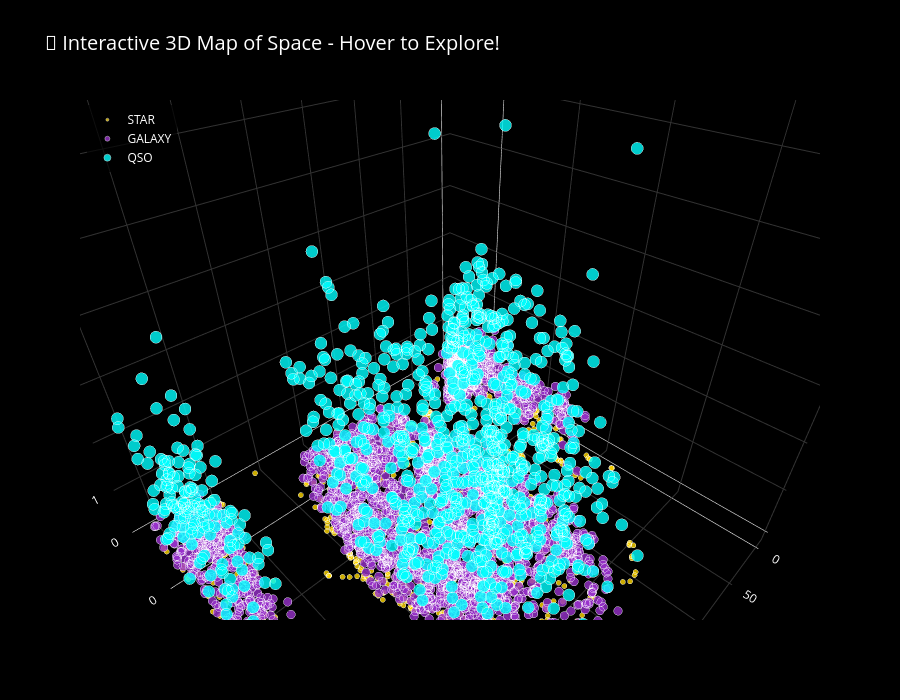

This figure's notebook cell:
### Markdown cell above
### 3.5 ⭐ Interactive 3D Space Map

### Code cell
# Interactive 3D visualization
sample = df.sample(5000, random_state=42)  # Sample for performance

# Create hover text with details
sample['hover_text'] = (
    '<b>Class: ' + sample['class'] + '</b><br>' +
    '───────────────<br>' +
    '<b>Distance Info:</b><br>' +
    'Redshift: ' + sample['redshift'].round(4).astype(str) + '<br>' +
    '───────────────<br>' +
    '<b>Light Measurements:</b><br>' +
    'u (Ultraviolet): ' + sample['u'].round(2).astype(str) + '<br>' +
    'g (Green): ' + sample['g'].round(2).astype(str) + '<br>' +
    'r (Red): ' + sample['r'].round(2).astype(str) + '<br>' +
    'i (Infrared): ' + sample['i'].round(2).astype(str) + '<br>' +
    'z (Far-IR): ' + sample['z'].round(2).astype(str) + '<br>' +
    '───────────────<br>' +
    '<b>Sky Position:</b><br>' +
    'RA: ' + sample['alpha'].round(2).astype(str) + '°<br>' +
    'Dec: ' + sample['delta'].round(2).astype(str) + '°'
)

# Create 3D plot
fig = go.Figure()

colors_3d = {'STAR': '#FFD700', 'GALAXY': '#9932CC', 'QSO': '#00FFFF'}
sizes_3d = {'STAR': 3, 'GALAXY': 5, 'QSO': 7}

for obj_class in ['STAR', 'GALAXY', 'QSO']:
    subset = sample[sample['class'] == obj_class]
    
    fig.add_trace(go.Scatter3d(
        x=subset['alpha'],
        y=subset['delta'],
        z=subset['redshift'],
        mode='markers',
        name=obj_class,
        marker=dict(
            size=sizes_3d[obj_class],
            color=colors_3d[obj_class],
            opacity=0.8,
            line=dict(width=0.5, color='white')
        ),
        hovertemplate='%{text}<extra></extra>',
        text=subset['hover_text']
    ))

# Style like space
# Style like space
    fig.update_layout(
        title=dict(
            text=' Interactive 3D Map of Space - Hover to Explore!',
            font=dict(size=20, color='white')
        ),
        scene=dict(
            xaxis=dict(title='Right Ascension (°)', backgroundcolor='black', 
                    gridcolor='#333333', color='white'),
            yaxis=dict(title='Declination (°)', backgroundcolor='black', 
                    gridcolor='#333333', color='white'),
            zaxis=dict(title='Redshift (Distance)', backgroundcolor='black', 
                    gridcolor='#333333', color='white'),
            bgcolor='black',
            # ADD THIS PART 
            camera=dict(
                eye=dict(x=0.65, y=0.65, z=0.65)  # Starting zoom level (smaller = closer)
            )
        ),
        #Makes scrolling faster
        scene_dragmode='orbit',
        paper_bgcolor='black',
        font=dict(color='white'),
        legend=dict(yanchor="top", y=0.99, xanchor="left", x=0.01,
                    bgcolor='rgba(0,0,0,0.7)', font=dict(size=12)),
        height=700
    )

fig.show()

print("\n Controls: Drag to rotate | Scroll to zoom | Hover for details")

### Figure 1 — Plotly figure (JSON) as saved in the notebook; plotly's stock layout.template omitted (floating-point values rounded to 4 significant figures; data arrays with more than 128 entries replaced by an {"elided": "..."} marker saying what was removed)
{"data": [{"hovertemplate": "%{text}<extra></extra>", "marker": {"color": "#FFD700", "line": {"color": "white", "width": 0.5}, "opacity": 0.8, "size": 3}, "mode": "markers", "name": "STAR", "text": {"elided": "1089 str values"}, "type": "scatter3d", "x": {"elided": "1089 float values"}, "y": {"elided": "1089 float values"}, "z": {"elided": "1089 float values"}}, {"hovertemplate": "%{text}<extra></extra>", "marker": {"color": "#9932CC", "line": {"color": "white", "width": 0.5}, "opacity": 0.8, "size": 5}, "mode": "markers", "name": "GALAXY", "text": {"elided": "2976 str values"}, "type": "scatter3d", "x": {"elided": "2976 float values"}, "y": {"elided": "2976 float values"}, "z": {"elided": "2976 float values"}}, {"hovertemplate": "%{text}<extra></extra>", "marker": {"color": "#00FFFF", "line": {"color": "white", "width": 0.5}, "opacity": 0.8, "size": 7}, "mode": "markers", "name": "QSO", "text": {"elided": "935 str values"}, "type": "scatter3d", "x": {"elided": "935 float values"}, "y": {"elided": "935 float values"}, "z": {"elided": "935 float values"}}], "layout": {"font": {"color": "white"}, "height": 700, "legend": {"bgcolor": "rgba(0,0,0,0.7)", "font": {"size": 12}, "x": 0.01, "xanchor": "left", "y": 0.99, "yanchor": "top"}, "paper_bgcolor": "black", "scene": {"bgcolor": "black", "camera": {"eye": {"x": 0.65, "y": 0.65, "z": 0.65}}, "dragmode": "orbit", "xaxis": {"backgroundcolor": "black", "color": "white", "gridcolor": "#333333", "title": {"text": "Right Ascension (°)"}}, "yaxis": {"backgroundcolor": "black", "color": "white", "gridcolor": "#333333", "title": {"text": "Declination (°)"}}, "zaxis": {"backgroundcolor": "black", "color": "white", "gridcolor": "#333333", "title": {"text": "Redshift (Distance)"}}}, "title": {"font": {"color": "white", "size": 20}, "text": "🌌 Interactive 3D Map of Space - Hover to Explore!"}}}
